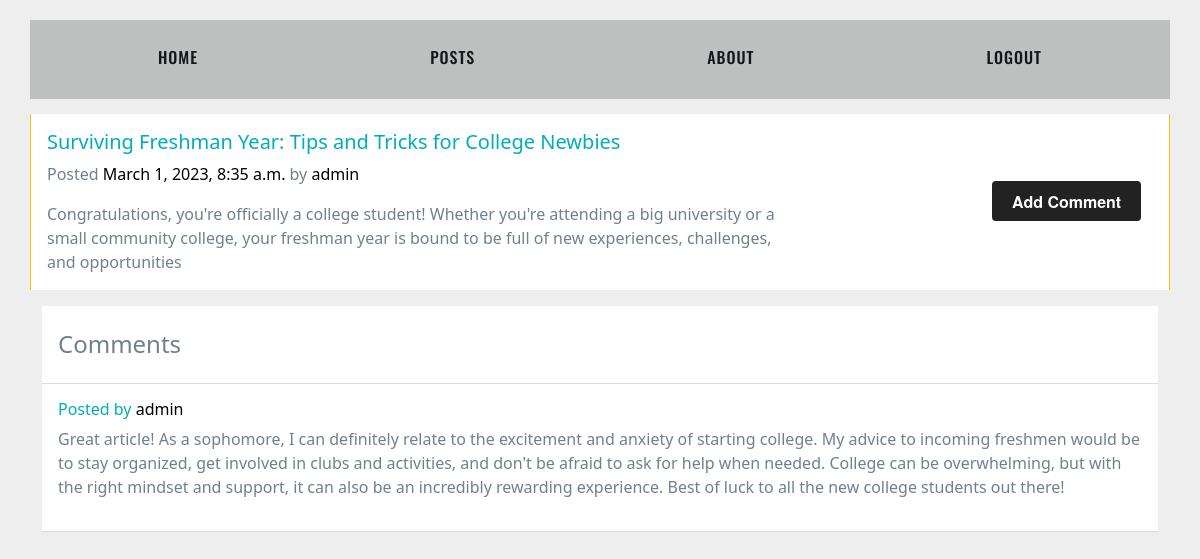
The app's page /post/1/ (signed in) with its own data.
### Accounts/models.py (models this page shows, shortened)
class Post(models.Model):
    title = models.CharField(max_length=255)
    content = models.TextField()
    author = models.ForeignKey(User, on_delete=models.CASCADE)
    created_at = models.DateTimeField(auto_now_add=True)

class Comment(models.Model):
    content = models.TextField()
    post = models.ForeignKey(Post, on_delete=models.CASCADE)
    author = models.ForeignKey(User, on_delete=models.CASCADE)
    created_at = models.DateTimeField(auto_now_add=True)

### Accounts/views.py (the view)
# urls.py: path('post/<int:post_id>/', views.post_detail, name='post_detail'),
@login_required
def post_detail(request, post_id):
    post = Post.objects.get(id=post_id)
    comments = Comment.objects.filter(post=post)
    if request.method == 'POST':
        form = CommentForm(request.POST)
        if form.is_valid():
            comment = form.save(commit=False)
            comment.post = post
            comment.author = request.user
            comment.save()
            return redirect('post_detail', post_id=post.id)
    else:
        form = CommentForm()
    return render(request, 'comments.html', {'post': post, 'comments': comments, 'form': form})

### templates/comments.html (shortened to what this page needs)
<!DOCTYPE html>
<html lang="en">
<head>
<link href="https://cdn.jsdelivr.net/npm/bootstrap@5.1.3/dist/css/bootstrap.min.css" rel="stylesheet">
</head>
<body>
<link href="https://code.ionicframework.com/ionicons/2.0.1/css/ionicons.min.css" rel="stylesheet">
<div class="container">
<div class="row">
{% include 'navbar.html' %}
<div class="card row-hover pos-relative py-3 px-3 mb-3 border-warning border-top-0 border-right-0 border-bottom-0 rounded-0">
<div class="row align-items-center">
<div class="col-md-8 mb-3 mb-sm-0">
<h5>
<a href="#" class="text-primary">{{ post.title }}</a>
</h5>
<p class="text-sm"><span class="op-6">Posted</span> <a class="text-black" href="#">{{post.created_at}}</a> <span class="op-6"> by</span> <a class="text-black" href="{% url 'post_detail' post.id %}">{{post.author}}</a></p>
<div class="text-sm op-5">{{ post.content }}</div>
</div>
<div class="col-md-4 op-7">
<div class="row text-center op-7" style="padding-left: 180px;">
<div class="col px-1"> <a class="button-31" style="margin-top: 100px;" href="{% url   'add_comment_to_post' post_id=post.id  %}">Add Comment</a>
 </div>
</div>
</div>
</div>
</div>
</div>
<div class="col-lg-12 mb-2 mb-lg-0 px-lg-0 mt-lg-0">
<div data-settings="{&quot;parent&quot;:&quot;#content&quot;,&quot;mind&quot;:&quot;#header&quot;,&quot;top&quot;:10,&quot;breakpoint&quot;:992}" data-toggle="sticky" class="sticky" style="top: 85px;"><div class="sticky-inner">
<div class="bg-white mb-3">
<h4 class="px-3 py-4 op-5 m-0">
Comments
</h4>
<hr class="m-0">
        {% for comment in comments %}
<div class="pos-relative px-3 py-3">
<h6 class="text-primary text-sm">
<a href="#" class="text-primary"><span class="op-6">Posted</span> <a class="text-black" href="#"></a> <span class="op-6">by</span> <a class="text-black" href="#">{{comment.author}}</a> </a>
</h6>
<p class="text-sm op-5">{{ comment.content }}</p>
</div>
<hr class="m-0">
        {% endfor %}
</div></div>
</div>
</div>
</div>
</body>
</html>

### templates/comments.html (style rules this page uses)
body { margin: 0; }
.button-31 { background-color: #222; border-radius: 4px; border-style: none; box-sizing: border-box; color: #fff; cursor: pointer; display: inline; font-family: "Farfetch Basis","Helvetica Neue",Arial,sans-serif; font-size: 16px; font-weight: 700; line-height: 1.5; margin: 0; max-width: min-content; min-height: 44px; min-width: 10px; outline: none; overflow: hidden; padding: 9px 20px 8px; position: relative; text-align: center; text-transform: none; user-select: none; -webkit-user-select: none; touch-action: manipulation; width: 50%; margin-bottom: 30px; }
body { margin-top:20px; background:#eee; color: #708090; }
a { text-decoration:none; }
.text-primary, a.text-primary:focus, a.text-primary:hover { color: #00ADBB!important; }
.text-black, .text-hover-black:hover { color: #000 !important; }

### records on screen
Post: title "Surviving Freshman Year: Tips and Tricks for College Newbies", created_at "March 1, 2023, 8:35 a.m.", author "admin", content "Congratulations, you're officially a college student! Whether you're attending a big university or a small community college, your freshman year is bound to be full of new experiences, challenges, and opportunities"
Comment: author "admin", content "Great article! As a sophomore, I can definitely relate to the excitement and anxiety of starting college. My advice to incoming freshmen would be to stay organized, get involved in clubs and activities, and don't be afraid to ask for help when needed. College can be overwhelming, but with the right mindset and support, it can also be an incredibly rewarding experience. Best of luck to all the new college students out there!"
